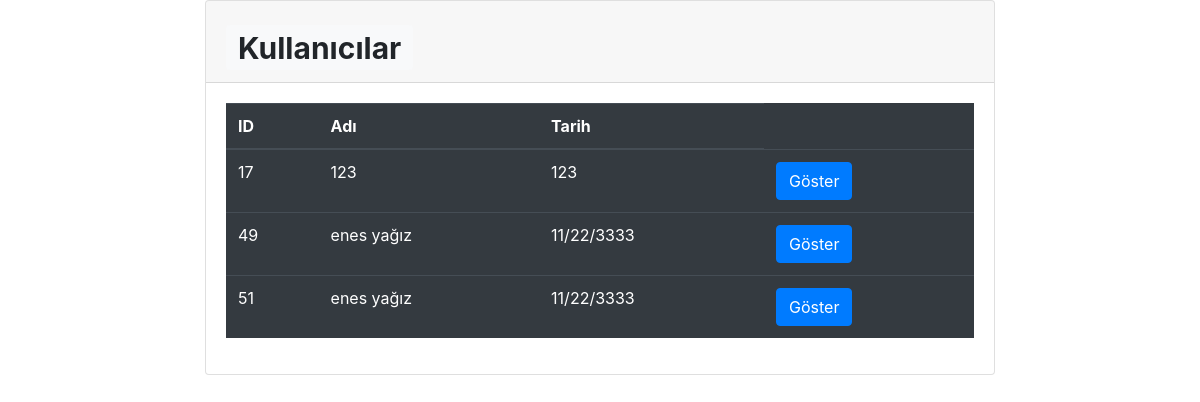
The page /control/sayfalar/tablolar/tablo6.php on the database its author committed.
### tables this page shows
CREATE TABLE `hastayakini` (
  `id` int(11) NOT NULL,
  `soru1` varchar(50) NOT NULL,
  `soru2` varchar(50) NOT NULL,
  `soru3` varchar(50) NOT NULL,
  `soru4` varchar(50) NOT NULL,
  `soru5` varchar(50) NOT NULL,
  `soru6` varchar(50) NOT NULL,
  `soru7` varchar(50) NOT NULL,
  `soru8` varchar(50) NOT NULL,
  `soru9` varchar(50) NOT NULL,
  `soru10` varchar(50) NOT NULL,
  `soru11` varchar(50) NOT NULL,
  `soru12` varchar(50) NOT NULL,
  `soru13` varchar(50) NOT NULL,
  `soru14` varchar(50) NOT NULL,
  `soru15` varchar(50) NOT NULL,
  `soru16` varchar(50) NOT NULL,
  `soru17` varchar(50) NOT NULL,
  `soru18` varchar(50) NOT NULL
);

### control/sayfalar/tablolar/tablo6.php (the view, shortened to what this page needs)
<div class="content-wrapper">
  <div class="row">
    <div class="col-2"></div>
    <div class="col-8">
      <div class="card card-primary">
        <div class="card-header">
          <h4 class="card-title">
            <h1 class="m-0"><span class="badge badge-light">Kullanıcılar</h1></span></h1>
          </h4>
        </div>
        <div class="card-body">
          <form action="sonuc3.php" , method="POST">
              <?php
              $sql = "select * from hastayakini";
              $result = mysqli_query($con, $sql);
              ?>
              <table class="table table-dark">
                <thead>
                  <tr>
                    <th scope="col">ID</th>
                    <th scope="col">Adı</th>
                    <th scope="col">Tarih</th>
                  </tr>
                </thead>
                <tbody>
                  <?php
                  while ($row = mysqli_fetch_assoc($result)) {
                  ?>
                    <tr>
                      <td><?php echo $row['id']; ?></td>
                      <td><?php echo $row['soru1']; ?></td>
                      <td><?php echo $row['soru2']; ?></td>
                      <td>
                        <button class="btn btn-primary" onclick="location.href='./main.php?sayfaadi=sonuc6&SonucID=<?php echo $row['id']; ?>'" type="button">
                          Göster</button>
                      </td>
                    </tr>
                  <?php
                  }
                  ?>
                </tbody>
              </table>
          </form>
        </div>
      </div>
    </div>
  </div>
</div>
<link rel="stylesheet" href="https://stackpath.bootstrapcdn.com/bootstrap/4.3.1/css/bootstrap.min.css">

### rows shown on the page
hastayakini: id "17", soru1 "123", soru2 "123"
hastayakini: id "49", soru1 "enes yağız", soru2 "11/22/3333"
hastayakini: id "51", soru1 "enes yağız", soru2 "11/22/3333"
